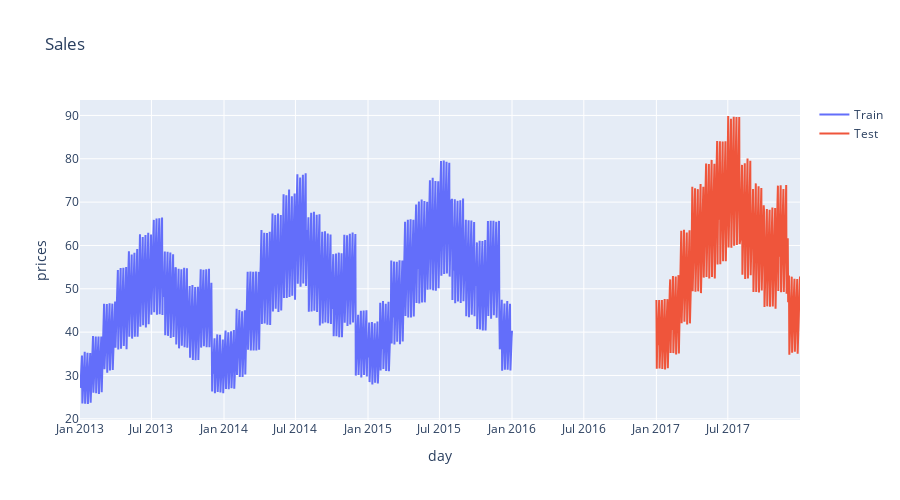

Here is the notebook cell this chart was saved with:
### Markdown cell above
Now to plot the training and test data on the same plot. Notice the lag between the training data and test data. This is done on purpose to ensure that the test data isn't too strongly correlated to the training data.

### Code cell
fig  = make_subplots()
fig.add_trace(go.Scatter(x=training_data.index,y=training_data.sales,name="Train"))
fig.add_trace(go.Scatter(x=test_data.index,y=test_data.sales,name="Test"))
fig.update_layout(autosize=False,width=900,height=500,title_text="Sales")
fig.update_xaxes(title_text="day")
fig.update_yaxes(title_text="prices")
fig.show()

### Figure 1 — Plotly figure (JSON) as saved in the notebook; plotly's stock layout.template omitted (floating-point values rounded to 4 significant figures; data arrays with more than 128 entries replaced by an {"elided": "..."} marker saying what was removed)
{"data": [{"name": "Train", "type": "scatter", "x": {"elided": "1096 str values"}, "y": {"elided": "1096 float values"}}, {"name": "Test", "type": "scatter", "x": {"elided": "365 str values"}, "y": {"elided": "365 float values"}}], "layout": {"autosize": false, "height": 500, "title": {"text": "Sales"}, "width": 900, "xaxis": {"anchor": "y", "domain": [0, 1], "title": {"text": "day"}}, "yaxis": {"anchor": "x", "domain": [0, 1], "title": {"text": "prices"}}}}
